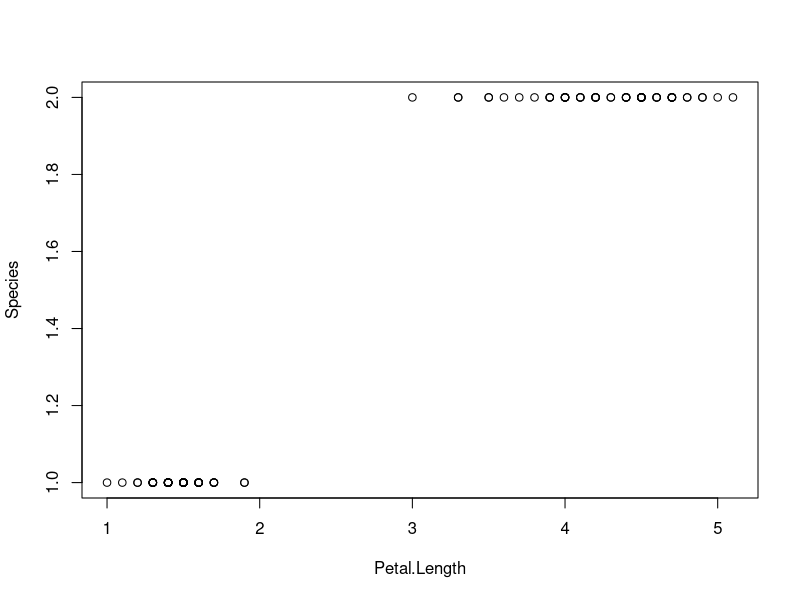
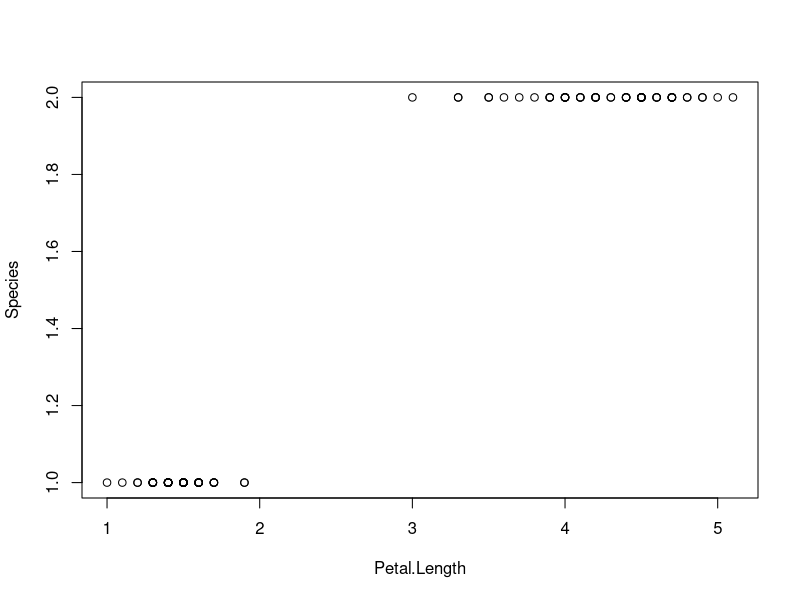

The R source for these figures, in order: (Note: this script raises an error after producing the figures.)
## ---- chunk 1
data(iris)
df <- split(iris, f = iris$Species)
df <- rbind(df$setosa, df$versicolor)
plot(df[, c(3, 5)])
## ---- chunk 2
library(robust)
data(breslow.dat)
df <- breslow.dat
str(df)

df <- df[, c("Base", "Age", "Trt", "sumY")]

model <- glm(sumY ~ ., data = df, family = poisson)
## ---- chunk 3
df <- split(iris, f = iris$Species)
df <- rbind(df$setosa, df$versicolor)

plot(df[, c(3, 5)])

model <- glm(Species ~ Petal.Lenght,
    data = df,
    family = binomial()
)
